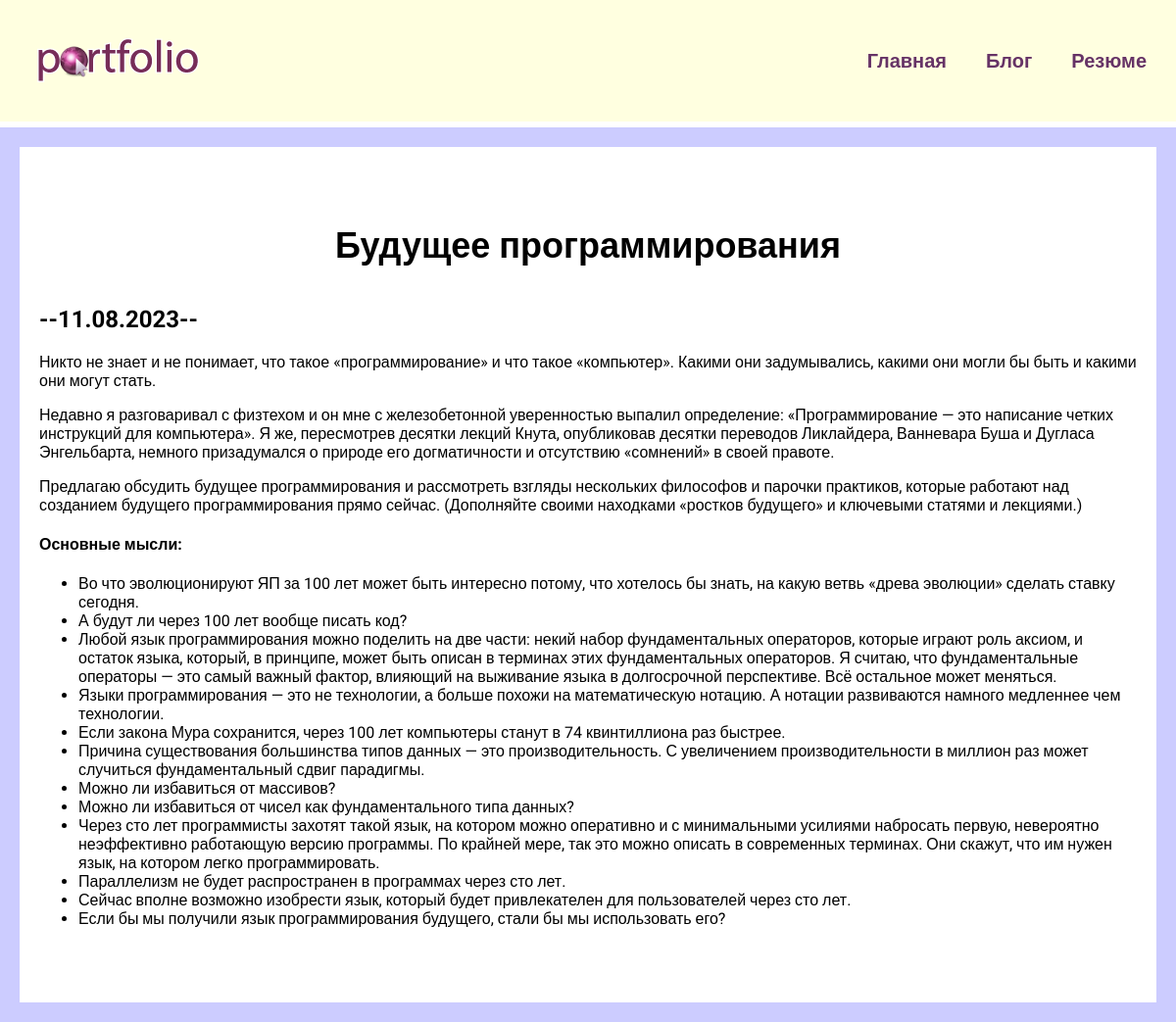
The app's page /blog/2/ with its own data.
### blog/models.py (models this page shows, shortened)
class Blog(models.Model):
    title = models.CharField(max_length=200)
    description = models.TextField()
    date_created = models.DateField()

### blog/views.py (the view)
# urls.py: path('<int:blog_id>/', views.detail, name='detail'),
def detail(request, blog_id):
    blog = get_object_or_404(Blog, pk=blog_id)
    return render(request, 'blog/detail.html', {'blog': blog})

### blog/templates/blog/detail.html
{% extends 'skills/base.html' %}
{% block content %}
<div class="detail">
    <h1>{{ blog.title }}</h1>
    <h2>--{{ blog.date_created | date:'d.m.Y' }}--</h2>
    {{ blog.description | safe}}
</div>
{% endblock %}

### skills/static/css/style.css (style rules this page uses)
body { font-family: 'Roboto', sans-serif; padding: 0; margin: 0; background-color: #CCCCFF; }
.content h1 { text-align: center; margin: 60px 0px 40px; font-size: 36px; }
.detail { background-color: white; padding: 20px 20px 60px; box-sizing: border-box; }

### records on screen
Blog: title "Будущее программирования", date_created "11.08.2023", description "Никто не знает и не понимает, что такое «программирование» и что такое «компьютер». Какими они задумывались, какими они могли бы быть и какими они могут стать. Недавно я разговаривал с физтехом и он мне с железобетонной уверенностью выпалил определение: «Программирование — это написание четких инструкций для компьютера». Я же, пересмотрев десятки лекций Кнута, опубликовав десятки переводов Ликлайдера, Ванневара Буша и Дугласа Энгельбарта, немного призадумался о природе его догматичности и отсутствию «сомнений» в своей правоте. Предлагаю обсудить будущее программирования и рассмотреть взгляды нескольких философов и парочки практиков, которые работают над созданием будущего программирования…"
